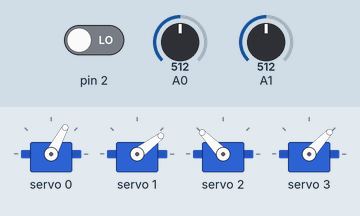
Recording of a sketch running on a simulated Arduino Uno, built with avr-gcc and run on an emulated ATmega328P. Shown: 4 × servo. The inputs (shaded band) are chosen by the test bench; at power-on: A1 = 512, A0 = 512, pin 2 LOW.

Above: at 1.2 s.
1.3 s: A1 set to 716
At 2.4 s:
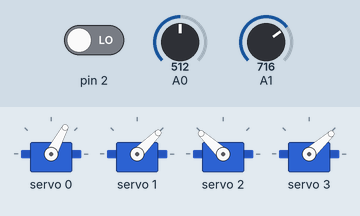
2.8 s: A0 set to 306
At 3.7 s:
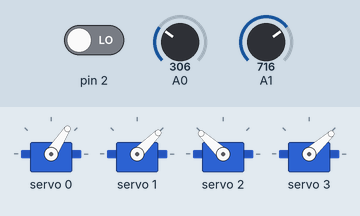
4.3 s: pin 2 driven HIGH
At 4.9 s:
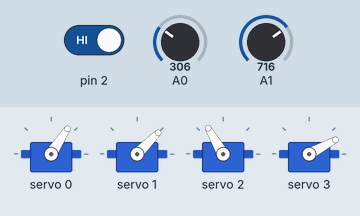
5.8 s: A0 set to 511
At 7.0 s:
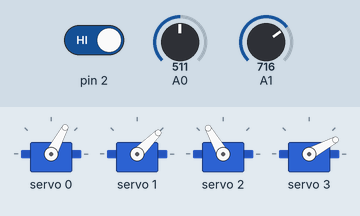
7.3 s: A1 set to 511
At 8.3 s:
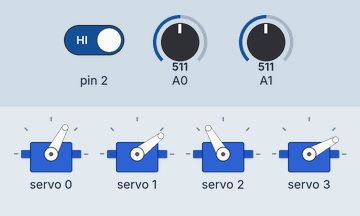
8.8 s: A0 set to 122
At 9.6 s:
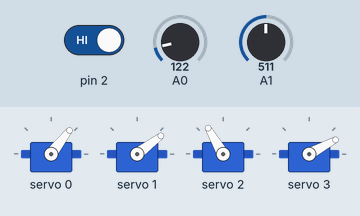
Timing chart, 0 to 11.3 s (numbered marks = the images above; inputs shaded):
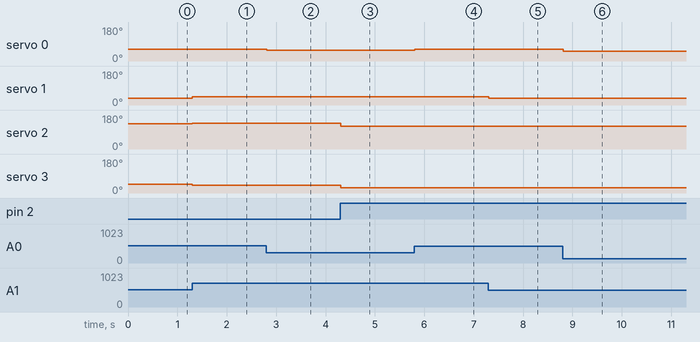

Measured:
- after the input at 1.3 s, servo 1: 37° → 45° at once; servo 2: 134° → 137° at once; servo 3: 47° → 42° at once
- after the input at 2.8 s, servo 0: 62° → 57° at once
- after the input at 4.3 s, servo 2: 137° → 120° at once; servo 3: 42° → 28° at once
- after the input at 5.8 s, servo 0: 57° → 62° at once
- after the input at 7.3 s, servo 1: 45° → 37° at once
- after the input at 8.8 s, servo 0: 62° → 52° at once

The sketch:

robotic_eye_control.ino
```cpp
#include <Wire.h>
#include <Adafruit_PWMServoDriver.h>

#define MIN_PULSE_WIDTH       0.5
#define MAX_PULSE_WIDTH       2
#define FREQUENCY             50


Adafruit_PWMServoDriver pwm = Adafruit_PWMServoDriver(0x40);

int minPulse = 0;
int maxPulse = 0;

void setup() {
  // put your setup code here, to run once:
  Serial.begin(9600);

  pwm.begin();
  pwm.setPWMFreq(FREQUENCY);

  minPulse = (double)MIN_PULSE_WIDTH/((double)1/(double)FREQUENCY*(double)1000)*(double)4095;
  maxPulse = (double)MAX_PULSE_WIDTH/((double)1/(double)FREQUENCY*(double)1000)*(double)4095;


}

void loop() {
  // put your main code here, to run repeatedly:
  int horazontal = map(analogRead(A0),0,1000,215,270);
  //horazontal = constrain(horazontal,215,270);
  int vertical = map(analogRead(A1),0,1000,150,230);
  //vertical = constrain(vertical,150,230);

  pwm.setPWM(0, 0, horazontal);
  pwm.setPWM(1, 0, vertical);

  if(digitalRead(2)){
    pwm.setPWM(2, 0, 365);//bottom
    pwm.setPWM(3, 0, 170);//top
  }
  else{
    int bottom = map(vertical,((230-150)/2)+150,230,365+30,407);
    bottom = constrain(bottom,365,407);

    int top = map(vertical,((230-150)/2)+150,150,170+40,233);
    top = constrain(top,170,233);

    pwm.setPWM(2, 0, bottom);//bottom
    pwm.setPWM(3, 0, top);//top
  }

  //int value = map(analogRead(A0),0,1000,minPulse,maxPulse);
  //pwm.setPWM(15, 0, value);

  delay(10);
}
```
